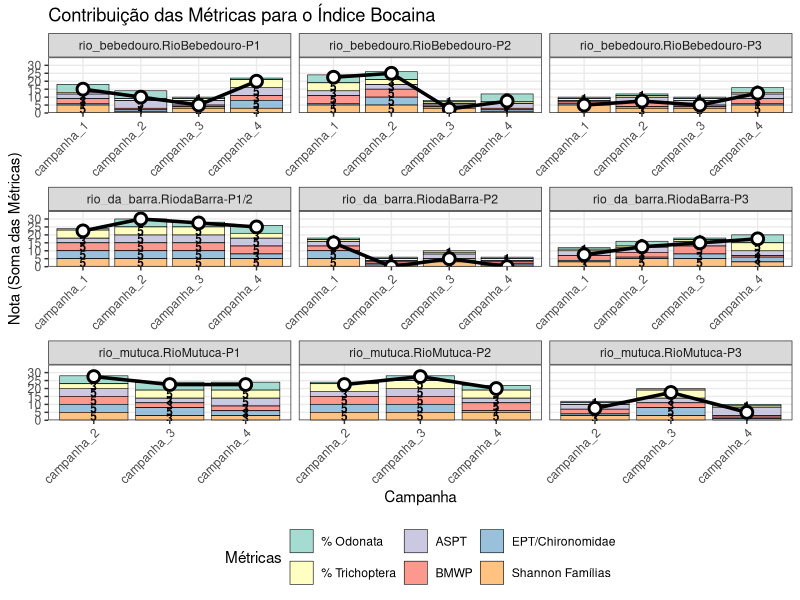
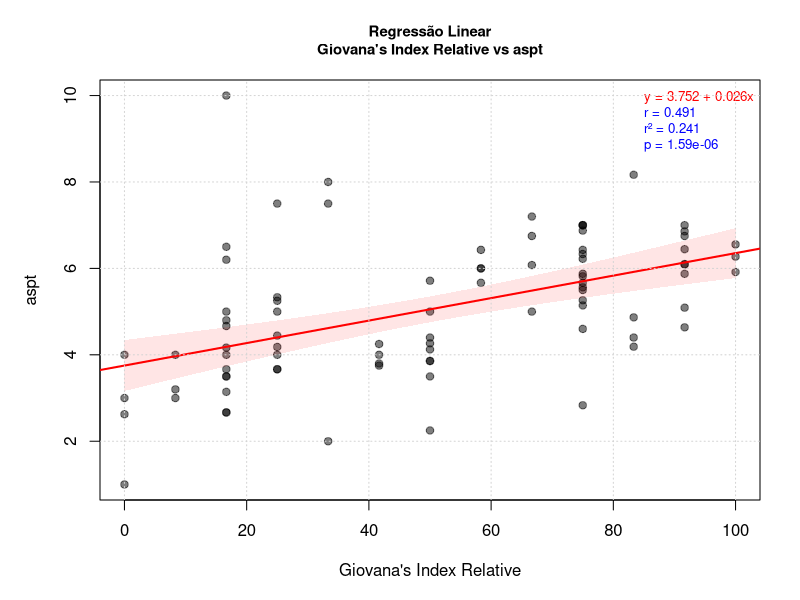
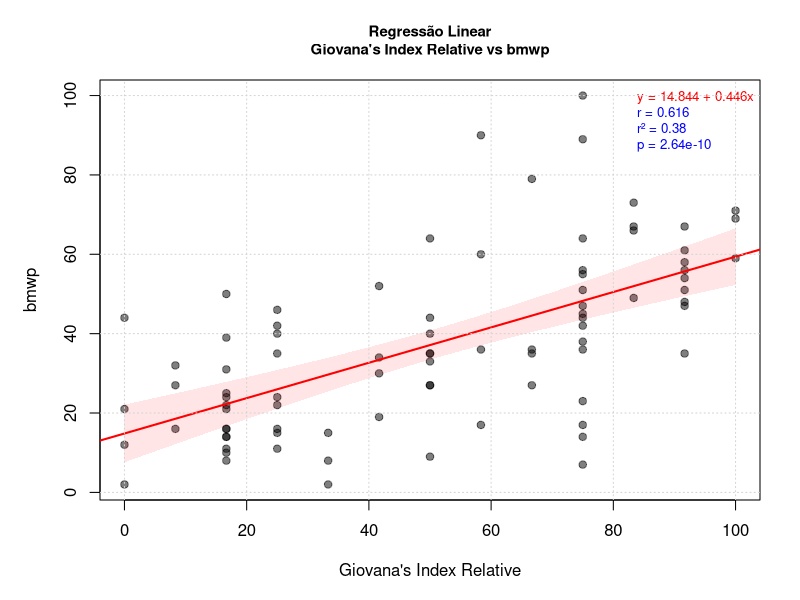
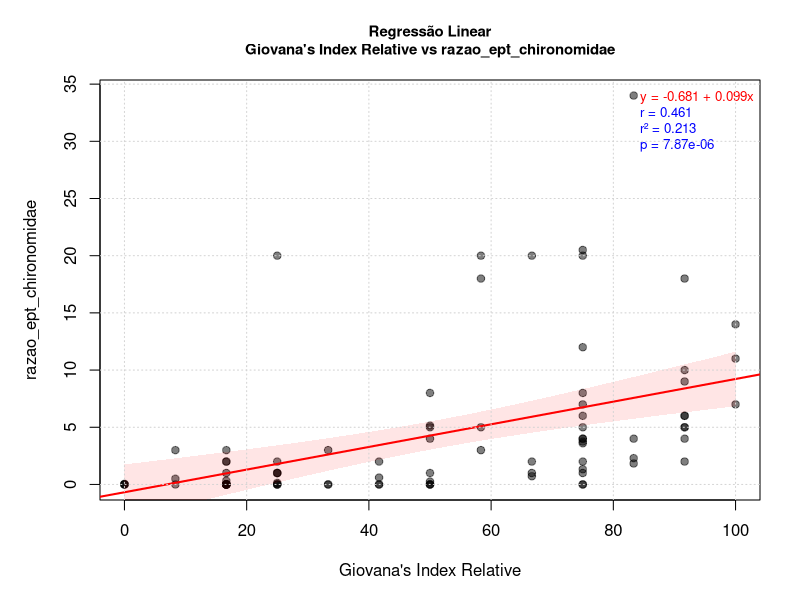
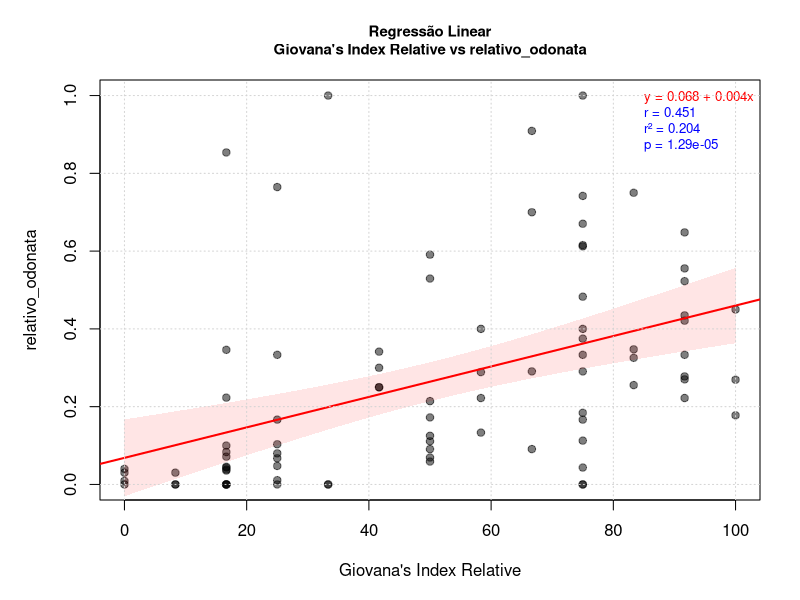
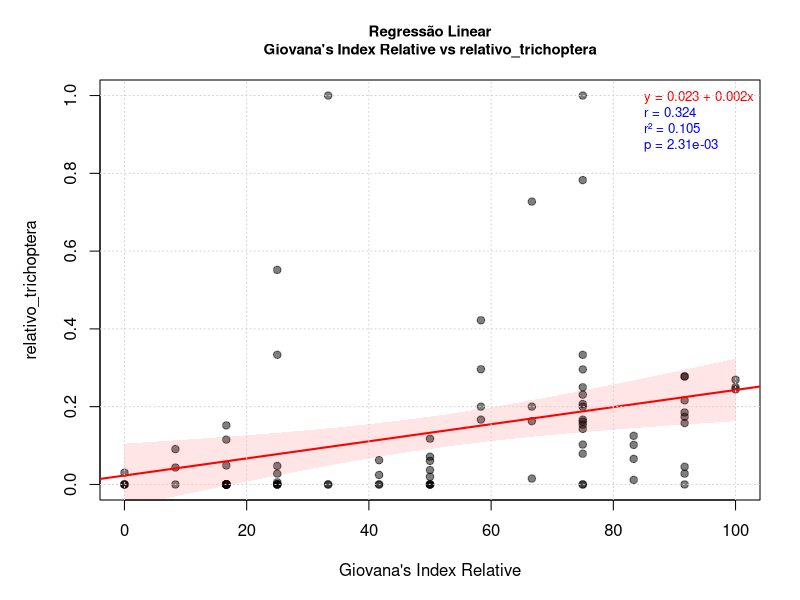
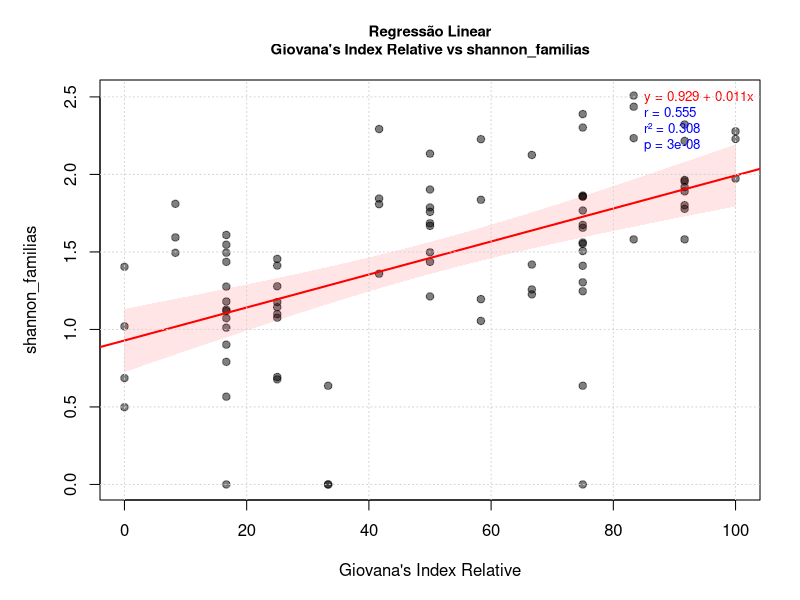
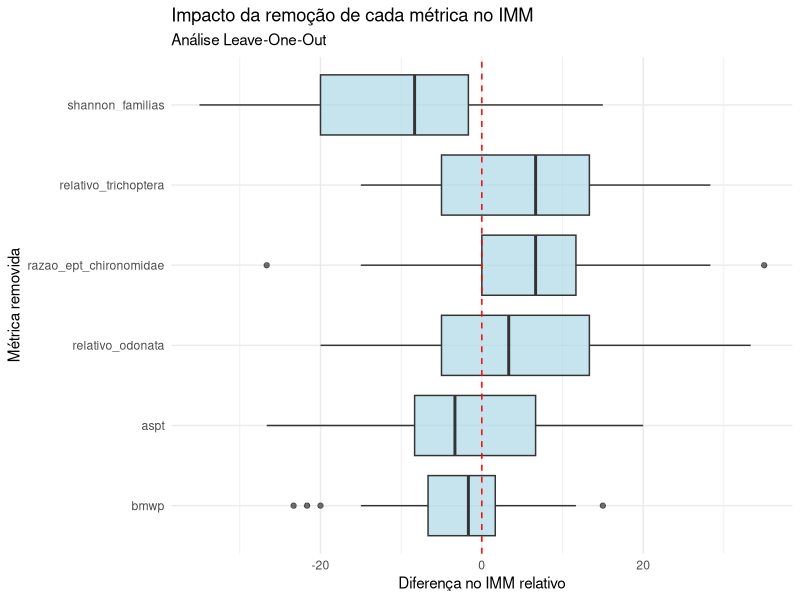

Generate these figures, in order, with R: (Note: this script raises an error after producing the figures.)
library(tidyverse)

################################## Configurações ###############################
set.seed(1994)
pontos_referencia <- c("RiodaBarra-P1/2", "RioMutuca-P1")
pontos_impactado <- c("RiodaBarra-P2", "RioMutuca-P3")
rios <- c("rio_bebedouro", "rio_da_barra", "rio_mutuca")
amostras_descartadas <- c("RiodaBarra-P1")
metodos_de_amostragem <- c("D Net")
vetor_respostas <- c(
  "aspt", 
  "bmwp", 
  #"filtrador_proporcao",
  #"raspadores_proporcao",
  "razao_ept_chironomidae",
  "relativo_odonata",
  "relativo_trichoptera",
  "shannon_familias")

nota_maxima <- length(vetor_respostas) * 5
nota_minima <- length(vetor_respostas)


# Pastas de figuras
pasta_figuras <- "figuras/indice_multimetrico/rede_unica"
if (!dir.exists(pasta_figuras)) {
  dir.create(pasta_figuras, recursive = TRUE)
}

# Pasta de tabelas
pasta_tabelas <- "tabelas/indice_multimetrico/rede_unica"
if (!dir.exists(pasta_tabelas)) {
  dir.create(pasta_tabelas, recursive = TRUE)
}

################################## Carregar dados ##############################
indices_df <- read_csv("dados/processado/matriz_indices_imaturos_piata.csv") 


############################## Pre-processamento ###############################
# Adicionar coluna de impacto
indices_df <- indices_df %>%
  mutate(
    impacto = case_when(
      locality_name %in% pontos_referencia ~ "referencia",
      locality_name %in% pontos_impactado ~ "impactado",
      TRUE ~ "desconsiderado"
    )
  ) %>%
  filter(rio %in% rios) %>%
  filter(!locality_name %in% amostras_descartadas)

dados_filtrados <- indices_df %>%
  filter(impacto != "desconsiderado") %>%
  filter(method %in% metodos_de_amostragem) %>%
  mutate(
    impacto = as.factor(impacto),
    method = as.factor(method)
  ) 

############################### Detectando limiares ############################
estatisticas_df <- data.frame()


for (i in vetor_respostas) {
  print(paste("Analisando índice:", i))
  
  estatisticas <- dados_filtrados %>%
    filter(impacto == "referencia") %>%
    mutate(
      minimo = min(.data[[i]]),
      quartil_25 = quantile(.data[[i]], 0.25, na.rm = TRUE),
      quartil_50 = quantile(.data[[i]], 0.50, na.rm = TRUE),
      quartil_75 = quantile(.data[[i]], 0.75, na.rm = TRUE),
      maximo = max(.data[[i]]),
      metade = quartil_25 / 2
      ) %>%
    mutate(metrica = i) %>%
    select(
      metrica, quartil_25, quartil_50, quartil_75, maximo, minimo, metade
    ) %>%
    group_by(metrica) %>%
    summarise_if(is.numeric, mean, na.rm = TRUE)

  estatisticas_df <- rbind(estatisticas_df, estatisticas)
}

write_csv(
  estatisticas_df,
  file.path(pasta_tabelas, "limiares_indices_imaturos_piata.csv")
)
############################### Aplicando na bacia #############################

statisticas_df_limpa <- estatisticas_df %>%
  select(metrica, quartil_25, metade)

indices_rebalanceados_df <- indices_df %>%
  filter(method %in% metodos_de_amostragem) %>%
  select(campanha, rio, locality_name, vetor_respostas) %>%
  pivot_longer(
    cols = all_of(vetor_respostas),
    names_to = "metrica",
    values_to = "valor"
  ) %>%
  left_join(statisticas_df_limpa, by = "metrica") %>%
  mutate(
    nota = case_when(
      valor >= quartil_25 ~ 5,
      valor >= metade & valor < quartil_25 ~ 3,
      valor < metade ~ 1,
      TRUE ~ NA_real_
    )
  ) 

  



giovanas_index <- indices_rebalanceados_df %>%
  group_by(campanha, rio, locality_name) %>%
  summarise(giovanas_index = sum(nota)) %>%
  ungroup() %>%
  mutate(
    giovanas_index_relative = (giovanas_index - nota_minima) 
                              / (nota_maxima - nota_minima) * 100
  )


tabela_IMM <- giovanas_index %>%
  select(campanha, rio, locality_name, giovanas_index, giovanas_index_relative)

tabela_indices <- indices_df %>%
  select(campanha, rio, locality_name, all_of(vetor_respostas)) %>%
  left_join(tabela_IMM, by = c("campanha", "rio", "locality_name"))

write_csv(
  tabela_indices,
  file.path(pasta_tabelas, "indice_bocaina_imaturos_piata.csv")
)


################## Plot indice multimetrico ####################################
metricas_contribuicao <- indices_rebalanceados_df %>%
  mutate(
    metrica_label = case_when(
      metrica == "aspt" ~ "ASPT",
      metrica == "bmwp" ~ "BMWP",
      metrica == "razao_ept_chironomidae" ~ "EPT/Chironomidae",
      metrica == "relativo_odonata" ~ "% Odonata",
      metrica == "relativo_trichoptera" ~ "% Trichoptera",
      metrica == "riqueza_familias_ephemeroptera" ~ "Presença Ephemeroptera",
      metrica == "shannon_familias" ~ "Shannon Famílias",
      TRUE ~ metrica
    )
  )

plot <- ggplot() +
  # Barras empilhadas com os valores brutos das notas
  geom_col(
    data = metricas_contribuicao,
    aes(x = campanha, y = nota, fill = metrica_label),
    position = "stack",
    alpha = 0.8,
    color = "black",
    size = 0.2
  ) +
  # Adicionar texto com os valores das notas dentro das barras
  geom_text(
    data = metricas_contribuicao,
    aes(x = campanha, y = nota, fill = metrica_label, label = nota),
    position = position_stack(vjust = 0.5),
    size = 3,
    color = "black",
    fontface = "bold"
  ) +
  # Linha do índice total
  geom_line(
    data = giovanas_index,
    aes(x = campanha, y = giovanas_index_relative / 100 * nota_maxima, group = 1),
    color = "black",
    size = 1.2
  ) +
  # Pontos do índice total
  geom_point(
    data = giovanas_index,
    aes(x = campanha, y = giovanas_index_relative / 100 * nota_maxima),
    color = "black",
    size = 3,
    shape = 21,
    fill = "white",
    stroke = 1.5
  ) +
  facet_wrap(~ interaction(rio, locality_name), scales = "free_x", ncol = 3) +
  labs(
    x = "Campanha",
    y = "Nota (Soma das Métricas)",
    fill = "Métricas",
    title = "Contribuição das Métricas para o Índice Bocaina"
  ) +
  scale_fill_brewer(palette = "Set3") +
  theme_bw() +
  theme(
    axis.text.x = element_text(angle = 45, hjust = 1),
    legend.position = "bottom",
    panel.grid.minor = element_blank()
  ) +
  scale_y_continuous(
    limits = c(0, nota_maxima + 5),
    breaks = seq(0, nota_maxima, by = 5),
    expand = c(0, 0)
  )

ggsave(
  filename = file.path(pasta_figuras, "indice_bocaina_imaturos_piata.png"),
  plot = plot,
  width = 15,
  height = 15,
  dpi = 300
)


############################# plotar correlação entre métricas e IMM ###########
# Identificar colunas numéricas (excluindo giovanas_index_relative e giovanas_index)
colunas_numericas <- names(tabela_indices)[sapply(tabela_indices, is.numeric)]
colunas_para_plotar <- setdiff(colunas_numericas, c("giovanas_index_relative", "giovanas_index"))

# Criar gráficos de dispersão para giovanas_index_relative vs outras variáveis numéricas
if(length(colunas_para_plotar) > 0) {
  # Criar um arquivo PDF com todos os gráficos
  pdf(file.path(pasta_figuras, "graficos_giovanas_index_relative.pdf"),
      width = 10, height = 8)
  
  for(var in colunas_para_plotar) {
    # Extrair valores
    x <- tabela_indices[["giovanas_index_relative"]]
    y <- tabela_indices[[var]]
    
    # Remover NAs
    validos <- complete.cases(x, y)
    x_clean <- x[validos]
    y_clean <- y[validos]
    
    # Pular se não houver dados suficientes
    if(length(x_clean) < 3) next
    
    # Calcular correlação
    r <- cor(x_clean, y_clean, method = "pearson")
    r2 <- r^2
    
    # Teste de correlação
    cor_test <- cor.test(x_clean, y_clean, method = "pearson")
    p_val <- cor_test$p.value
    
    # Ajustar modelo de regressão linear
    modelo_linear <- lm(y_clean ~ x_clean)
    
    # Extrair coeficientes da regressão
    intercepto <- coef(modelo_linear)[1]
    inclinacao <- coef(modelo_linear)[2]
    
    # Criar o gráfico
    par(mar = c(5, 5, 4, 2))
    plot(x_clean, y_clean,
         xlab = "Giovana's Index Relative",
         ylab = var,
         main = paste("Regressão Linear\nGiovana's Index Relative vs", var),
         pch = 19,
         col = rgb(0, 0, 0, 0.5),
         cex.main = 0.9)
    
    # Adicionar linha de regressão linear
    abline(modelo_linear, col = "red", lwd = 2)
    
    # Adicionar intervalo de confiança da regressão
    if(length(x_clean) > 10) {  # Só adiciona intervalo se houver dados suficientes
      x_ordenado <- seq(min(x_clean), max(x_clean), length.out = 100)
      intervalo_conf <- predict(modelo_linear, 
                               newdata = data.frame(x_clean = x_ordenado), 
                               interval = "confidence")
      
      # Adicionar banda de confiança
      polygon(c(x_ordenado, rev(x_ordenado)),
              c(intervalo_conf[,2], rev(intervalo_conf[,3])),
              col = rgb(1, 0, 0, 0.1), border = NA)
    }
    
    # Adicionar equação da reta e estatísticas
    equacao <- paste0("y = ", round(intercepto, 3), 
                     ifelse(inclinacao >= 0, " + ", " - "), 
                     round(abs(inclinacao), 3), "x")
    
    legend("topright",
           legend = c(
             equacao,
             paste("r =", round(r, 3)),
             paste("r² =", round(r2, 3)),
             paste("p =", format(p_val, scientific = TRUE, digits = 3))
           ),
           bty = "n",
           cex = 0.8,
           text.col = c("red", "blue", "blue", "blue"))
    
    # Adicionar grid
    grid()
  }
  
  dev.off()
  
  cat("Gráficos de regressão linear salvos em: graficos_giovanas_index_relative.pdf\n")
  
  # Também criar uma tabela resumo das correlações
  resultado_correlacoes <- data.frame(
    Variavel = colunas_para_plotar,
    Correlacao_r = NA,
    R_quadrado = NA,
    P_valor = NA,
    Significativo_005 = NA
  )
  
  for(i in 1:length(colunas_para_plotar)) {
    var <- colunas_para_plotar[i]
    validos <- complete.cases(tabela_indices[["giovanas_index_relative"]], 
                             tabela_indices[[var]])
    
    if(sum(validos) >= 3) {
      cor_test <- cor.test(tabela_indices[["giovanas_index_relative"]][validos], 
                          tabela_indices[[var]][validos])
      resultado_correlacoes$Correlacao_r[i] <- round(cor_test$estimate, 3)
      resultado_correlacoes$R_quadrado[i] <- round(cor_test$estimate^2, 3)
      resultado_correlacoes$P_valor[i] <- format(cor_test$p.value, scientific = TRUE, digits = 3)
      resultado_correlacoes$Significativo_005[i] <- cor_test$p.value < 0.05
    }
  }
  
  # Mostrar e salvar resultados
  print(resultado_correlacoes)
  write.csv(resultado_correlacoes, file.path(pasta_tabelas, "correlacoes_giovanas_index_relative.csv"), row.names = FALSE)
  
}

############################## INACABADO INACABADO #############################
############################### Análise Leave-One-Out ##########################
############################## INACABADO INACABADO #############################

# Função para calcular o IMM com um conjunto específico de métricas
calcular_imm <- function(vetor_metricas, dados, estatisticas_df) {
  
  # Ajustar notas máximas e mínimas para o número de métricas
  nota_max_parcial <- length(vetor_metricas) * 5
  nota_min_parcial <- length(vetor_metricas)
  
  # Filtrar estatísticas para as métricas selecionadas
  estatisticas_parciais <- estatisticas_df %>%
    filter(metrica %in% vetor_metricas) %>%
    select(metrica, quartil_25, metade)
  
  # Calcular IMM parcial
  imm_parcial <- dados %>%
    select(campanha, rio, locality_name, all_of(vetor_metricas)) %>%
    pivot_longer(
      cols = all_of(vetor_metricas),
      names_to = "metrica",
      values_to = "valor"
    ) %>%
    left_join(estatisticas_parciais, by = "metrica") %>%
    mutate(
      nota = case_when(
        valor >= quartil_25 ~ 5,
        valor >= metade & valor < quartil_25 ~ 3,
        valor < metade ~ 1,
        TRUE ~ NA_real_
      )
    ) %>%
    group_by(campanha, rio, locality_name) %>%
    summarise(
      imm_score = sum(nota),
      n_metricas = n(),
      .groups = 'drop'
    ) %>%
    mutate(
      imm_relative = (imm_score - nota_min_parcial) / 
                     (nota_max_parcial - nota_min_parcial) * 100
    )
  
  return(imm_parcial)
}

# Calcular IMM completo (referência)
imm_completo <- calcular_imm(vetor_respostas, indices_df, estatisticas_df)

# Inicializar dataframe para resultados
resultados_loo <- data.frame()

# Loop Leave-One-Out
for (metrica_removida in vetor_respostas) {
  
  cat("\n========================================\n")
  cat("Removendo métrica:", metrica_removida, "\n")
  
  # Criar vetor sem a métrica atual
  metricas_reduzidas <- vetor_respostas[vetor_respostas != metrica_removida]
  
  # Calcular IMM sem essa métrica
  imm_parcial <- calcular_imm(metricas_reduzidas, indices_df, estatisticas_df)
  
  # Comparar com o IMM completo
  comparacao <- imm_completo %>%
    select(campanha, rio, locality_name, imm_completo = imm_relative) %>%
    left_join(
      imm_parcial %>% 
        select(campanha, rio, locality_name, imm_parcial = imm_relative),
      by = c("campanha", "rio", "locality_name")
    ) %>%
    mutate(
      metrica_removida = metrica_removida,
      diferenca = imm_parcial - imm_completo,
      diferenca_absoluta = abs(diferenca)
    )
  
  resultados_loo <- bind_rows(resultados_loo, comparacao)
  
  # Resumo estatístico
  cat("Diferença média:", mean(comparacao$diferenca, na.rm = TRUE), "\n")
  cat("Diferença absoluta média:", mean(comparacao$diferenca_absoluta, na.rm = TRUE), "\n")
  cat("Correlação com IMM completo:", cor(comparacao$imm_completo, comparacao$imm_parcial, use = "complete.obs"), "\n")
}

# Salvar resultados completos
write_csv(
  resultados_loo,
  file.path(pasta_tabelas, "resultados_leave_one_out.csv")
)

############################### Análise de estabilidade ########################

# Resumo por métrica removida
resumo_loo <- resultados_loo %>%
  group_by(metrica_removida) %>%
  summarise(
    correlacao = cor(imm_completo, imm_parcial, use = "complete.obs"),
    dif_media = mean(diferenca, na.rm = TRUE),
    dif_abs_media = mean(diferenca_absoluta, na.rm = TRUE),
    dif_dp = sd(diferenca, na.rm = TRUE),
    dif_max = max(diferenca_absoluta, na.rm = TRUE),
    n_amostras = n(),
    .groups = 'drop'
  ) %>%
  arrange(desc(correlacao))

write_csv(
  resumo_loo,
  file.path(pasta_tabelas, "resumo_leave_one_out.csv")
)

############################### Visualizações ##################################

# 1. Boxplot das diferenças por métrica removida
p1 <- ggplot(resultados_loo, aes(x = reorder(metrica_removida, diferenca_absoluta), 
                                  y = diferenca)) +
  geom_boxplot(fill = "lightblue", alpha = 0.7) +
  geom_hline(yintercept = 0, linetype = "dashed", color = "red") +
  coord_flip() +
  labs(
    title = "Impacto da remoção de cada métrica no IMM",
    subtitle = "Análise Leave-One-Out",
    x = "Métrica removida",
    y = "Diferença no IMM relativo"
  ) +
  theme_minimal()

ggsave(
  file.path(pasta_figuras, "leave_one_out_boxplot.png"),
  p1,
  width = 12,
  height = 8
)

# 2. Correlação entre IMM completo e parcial para cada métrica
p2 <- ggplot(resumo_loo, aes(x = reorder(metrica_removida, correlacao), 
                              y = correlacao)) +
  geom_col(fill = "steelblue") +
  geom_text(aes(label = round(correlacao, 3)), hjust = -0.1) +
  coord_flip() +
  labs(
    title = "Correlação entre IMM completo e IMM sem cada métrica",
    x = "Métrica removida",
    y = "Correlação de Pearson"
  ) +
  ylim(0.5, 1) +
  theme_minimal()

ggsave(
  file.path(pasta_figuras, "leave_one_out_correlacao.png"),
  p2,
  width = 12,
  height = 8
)

# 3. Scatterplot para a métrica mais influente
metrica_mais_influente <- resumo_loo$metrica_removida[which.min(resumo_loo$correlacao)]

p3 <- resultados_loo %>%
  filter(metrica_removida == metrica_mais_influente) %>%
  ggplot(aes(x = imm_completo, y = imm_parcial)) +
  geom_point(alpha = 0.6) +
  geom_abline(slope = 1, intercept = 0, color = "red", linetype = "dashed") +
  geom_smooth(method = "lm", se = TRUE, color = "blue") +
  labs(
    title = paste("IMM completo vs IMM sem", metrica_mais_influente),
    x = "IMM completo (%)",
    y = paste("IMM sem", metrica_mais_influente, "(%)")
  ) +
  theme_minimal()

ggsave(
  file.path(pasta_figuras, "leave_one_out_scatter_mais_influente.png"),
  p3,
  width = 10,
  height = 8
)

# 4. Heatmap da diferença por ponto amostral
p4 <- resultados_loo %>%
  ggplot(aes(x = locality_name, y = metrica_removida, fill = diferenca)) +
  geom_tile() +
  scale_fill_gradient2(low = "red", mid = "white", high = "blue", 
                       midpoint = 0, name = "Diferença") +
  labs(
    title = "Impacto da remoção de métricas por ponto amostral",
    x = "Ponto amostral",
    y = "Métrica removida"
  ) +
  theme_minimal() +
  theme(axis.text.x = element_text(angle = 45, hjust = 1))

ggsave(
  file.path(pasta_figuras, "leave_one_out_heatmap.png"),
  p4,
  width = 14,
  height = 10
)

# 5. Gráfico de importância das métricas
p5 <- ggplot(resumo_loo, aes(x = reorder(metrica_removida, dif_abs_media), 
                              y = dif_abs_media)) +
  geom_col(fill = "darkred", alpha = 0.8) +
  geom_errorbar(aes(ymin = dif_abs_media - dif_dp, 
                    ymax = dif_abs_media + dif_dp),
                width = 0.2) +
  coord_flip() +
  labs(
    title = "Importância relativa das métricas no IMM",
    subtitle = "Baseado na diferença absoluta média ao remover cada métrica",
    x = "Métrica",
    y = "Diferença absoluta média (%)"
  ) +
  theme_minimal()

ggsave(
  file.path(pasta_figuras, "leave_one_out_importancia.png"),
  p5,
  width = 12,
  height = 8
)

############################### Análise de redundância #########################


# Função para criar matriz de p-valores
pval_spearman <- function(df) {
  vars <- names(df)
  n <- length(vars)
  p_mat <- matrix(NA, n, n)
  colnames(p_mat) <- vars
  rownames(p_mat) <- vars

  # Loop pelos pares de variáveis
  for (i in 1:n) {
    for (j in 1:n) {
      if (i == j) {
        p_mat[i, j] <- 0
      } else {
        teste <- cor.test(df[[i]], df[[j]], method = "spearman")
        p_mat[i, j] <- teste$p.value
      }
    }
  }
  return(p_mat)
}



# Matriz de correlação entre métricas
matriz_cor <- dados_filtrados %>%
  select(all_of(vetor_respostas)) %>%
  cor(method = "spearman")

matriz_pval <- pval_spearman(dados_filtrados %>% select(all_of(vetor_respostas)))

# Salvar matriz
write_csv(
  as.data.frame(matriz_cor) %>% rownames_to_column("metrica"),
  file.path(pasta_tabelas, "correlacao_metricas.csv")
)

# Visualizar matriz de correlação
install.packages("corrplot")  # Instalar o pacote corrplot se ainda não estiver instalado

png(file.path(pasta_figuras, "correlacao_metricas.png"), 
    width = 800, height = 800)
corrplot(matriz_cor, 
         method = "color", 
         type = "upper", 
         addCoef.col = "black",
         tl.col = "black", 
         tl.srt = 45,
         title = "Correlação entre métricas do IMM",
         mar = c(0,0,2,0))
dev.off()

# visualizar matriz de p-valores
png(file.path(pasta_figuras, "pval_metricas.png"), 
    width = 800, height = 800)
corrplot(matriz_pval, 
         method = "color",
         type = "upper",
         addCoef.col = "black",
         tl.col = "black",
         tl.srt = 45,
         title = "P-valores da correlação entre métricas do IMM",
         mar = c(0,0,2,0))
dev.off()

############################### Resumo final ###################################
cat("\n\n========================================\n")
cat("RESUMO DA ANÁLISE LEAVE-ONE-OUT\n")
cat("========================================\n\n")

cat("Métricas mais influentes (maior diferença):\n")
resumo_loo %>%
  top_n(3, dif_abs_media) %>%
  select(metrica_removida, dif_abs_media, correlacao) %>%
  print()

cat("\nMétricas menos influentes (menor diferença):\n")
resumo_loo %>%
  top_n(3, desc(dif_abs_media)) %>%
  select(metrica_removida, dif_abs_media, correlacao) %>%
  print()

cat("\nCorrelação média entre IMM completo e parcial:", 
    mean(resumo_loo$correlacao), "\n")
cat("Desvio padrão das correlações:", 
    sd(resumo_loo$correlacao), "\n")
